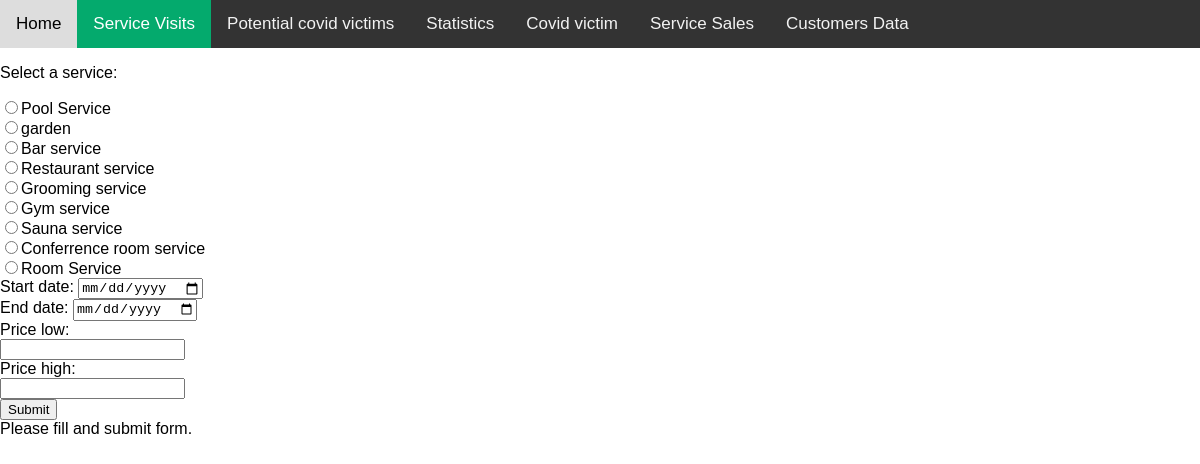
/le_foo_di_bar_hotel/q1.php, run on the app's committed database.
### tables this page shows
CREATE TABLE `service` (
  `service_id` int(255) NOT NULL,
  `description` text NOT NULL
);

### le_foo_di_bar_hotel/q1.php (the view, shortened to what this page needs)
<!doctype html>
<html lang="en">
<head>
  <link rel='stylesheet' type='text/css' href='./styles.css'>
  <?php include 'funcs.php';?>
</head>
<body>
  <div class="topnav">
    <a href="./index.php">Home</a>
    <a class="active" href="#q1">Service Visits</a>
    <a href="./q2.php">Potential covid victims</a>
    <a href="./q3.php">Statistics</a>
    <a href="./q4.php">Covid victim</a>
    <a href="./v1.php">Service Sales</a>
    <a href="./v2.php">Customers Data</a>
  </div>
  <div>
    <div>
      <?php
        $conn = new mysqli($servername, $username, $password, $database);
        $result = $conn->query("SELECT service_id as ID, description as Service
                                FROM service
                                ORDER BY service_id");
        ?>
        <form action="./q1.php" method="get">
        <p>Select a service:</p>
        <?php
          while($row = $result->fetch_array()) {
            echo "<input type=\"radio\" name=\"service\""."id=\"".$row['Service']."\" value=\"".$row['ID']."\"/>";
            echo "<label for=\"".$row['Service']."\">".$row['Service']."</label>";
            echo "<br>";
          }
        ?>
        <label for="start">Start date:</label>
        <input type="date" id="start" name="start">
        <br>
        <label for="end">End date:</label>
        <input type="date" id="end" name="end">
        <br>
        <label for="low">Price low:</label><br>
        <input type="number" id="low" name="low" min="0">
        <br>
        <label for="high">Price high:</label><br>
        <input type="number" id="high" name="high" min="0">
        <br>
        <input type="submit" value="Submit">
        </form>
      </div>
      <div>
        <?php
          $any_param_set = false;
          $sql = "SELECT v.nfc_id, v.room_id, description, date_of_charge, cost
                  FROM visit v, reception_and_charge_of_service s, provided_into p
                  WHERE v.nfc_id = s.nfc_id and p.room_id = v.room_id and p.service_id = s.service_id AND s.date_of_charge=v.date_of_entrance ";
         $sql = $sql . " GROUP BY v.nfc_id,  s.date_of_charge, s.cost" ;
          if ($any_param_set) {
            $result = $conn->query($sql);
            echo "<table class='table table-bordered table-striped'>";
                                echo "<thead>";
                                    echo "<tr>";
                                        echo "<th>nfc_id</th>";
                                        echo "<th>room_id</th>";
                                        echo "<th>service</th>";
                                        echo "<th>date of visit</th>";
                                        echo "<th>cost</th>";
                                    echo "</tr>";
                                echo "</thead>";
                                echo "<tbody>";
            while ($row = $result->fetch_array()) {
              echo "<tr>";
              echo "<td>" . $row['nfc_id'] . "</td>";
              echo "<td>" . $row['room_id'] . "</td>";
              echo "<td>" . $row['description'] . "</td>";
              echo "<td>" . $row['date_of_charge'] . "</td>";
              echo "<td>" . $row['cost'] . "</td>";
              echo "</td>";
          echo "</tr>";
            }
            echo "</tbody>";
            echo "</table>";
          } else {
            echo "Please fill and submit form.";
          }
        ?>
      </div>
  </div>
</body>
</html>

### le_foo_di_bar_hotel/styles.css (style rules this page uses)
body { margin: 0; font-family: Arial, Helvetica, sans-serif; }
.topnav { background-color: #333; overflow: hidden; }
.topnav a { float: left; color: #f2f2f2; text-align: center; padding: 14px 16px; text-decoration: none; font-size: 17px; }
.topnav a.active { background-color: #04AA6D; color: white; }

### data on the page
service: description "Pool Service"
service: description "garden"
service: description "Bar service"
service: description "Restaurant service"
service: description "Grooming service"
service: description "Gym service"
service: description "Sauna service"
service: description "Conferrence room service"
service: description "Room Service"
